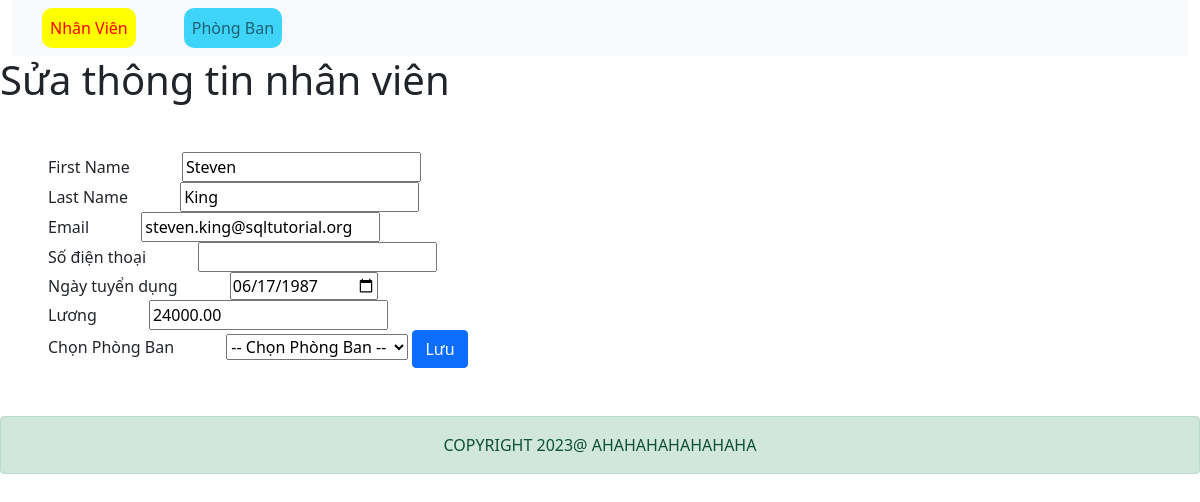
Page /nhanvien/update.php?idnv=100 on the committed database.
### tables this page shows
CREATE TABLE `employees`  (
  `employee_id` int(11) NOT NULL AUTO_INCREMENT,
  `first_name` varchar(20) NULL DEFAULT NULL,
  `last_name` varchar(25) NOT NULL,
  `email` varchar(100) NOT NULL,
  `phone_number` varchar(20) NULL DEFAULT NULL,
  `hire_date` date NOT NULL,
  `salary` decimal(8, 2) NOT NULL,
  `department_id` int(11) NULL DEFAULT NULL,
  PRIMARY KEY (`employee_id`) USING BTREE,
  INDEX `employees_ibfk_1`(`department_id`) USING BTREE,
  CONSTRAINT `employees_ibfk_1` FOREIGN KEY (`department_id`) REFERENCES `departments` (`department_id`) ON DELETE RESTRICT ON UPDATE RESTRICT
);

### nhanvien/update.php (the view, shortened to what this page needs)
<?php require '../layout/header.php' ?>
<?php
    require '../connectDB.php';
    $maNhanVien = $_GET['idnv'];
    $sql1 = "SELECT * FROM employees WHERE employee_id = $maNhanVien";
    $result1 = $conn->query($sql1);
    $row1 = $result1->fetch_assoc();
?>
<h1>Sửa thông tin nhân viên</h1>
<form class="ps-5 mt-5 mb-5" action="updateprocess.php" method="POST">
    <div class="form-group">
        <label for="sss" class="me-5">First Name</label>
        <input type="text" class="" name="firstname" id="sss" value="<?= $row1['first_name'] ?>">
        <br>
        <label for="ddd" class="me-5">Last Name</label>
        <input type="text" class="" name="lastname" id="ddd" value="<?= $row1['last_name'] ?>">
        <br>
        <label for="aaa" class="me-5">Email</label>
        <input type="email" class="" name="email" id="aaa" value="<?= $row1['email'] ?>">
        <br>
        <label for="rrr" class="me-5">Số điện thoại</label>
        <input type="number" class="" name="sodienthoai" id="rrr" value="<?= $row1['phone_number'] ?>">
        <br>
        <label for="zzz" class="me-5">Ngày tuyển dụng</label>
        <input type="date" class="" name="ngaytuyendung" id="zzz" value="<?= $row1['hire_date'] ?>">
        <br>
        <label for="jjj" class="me-5">Lương</label>
        <input type="number" class="" name="luong" id="jjj" value="<?= $row1['salary']?>">
        <br>
        <label for="ttt" class="me-5">Chọn Phòng Ban</label>
        <select name="cacPhongBan" id="ttt">
            <option value="">-- Chọn Phòng Ban --</option>
        </select>
        <button type="submit" class="btn btn-primary">Lưu</button>
    </div>
</form>
<?php require '../layout/footer.php' ?>

### rows in the picture
employees: firstname "Steven", lastname "King", email "steven.king@sqltutorial.org", ngaytuyendung "06/17/1987", luong "24000.00"
